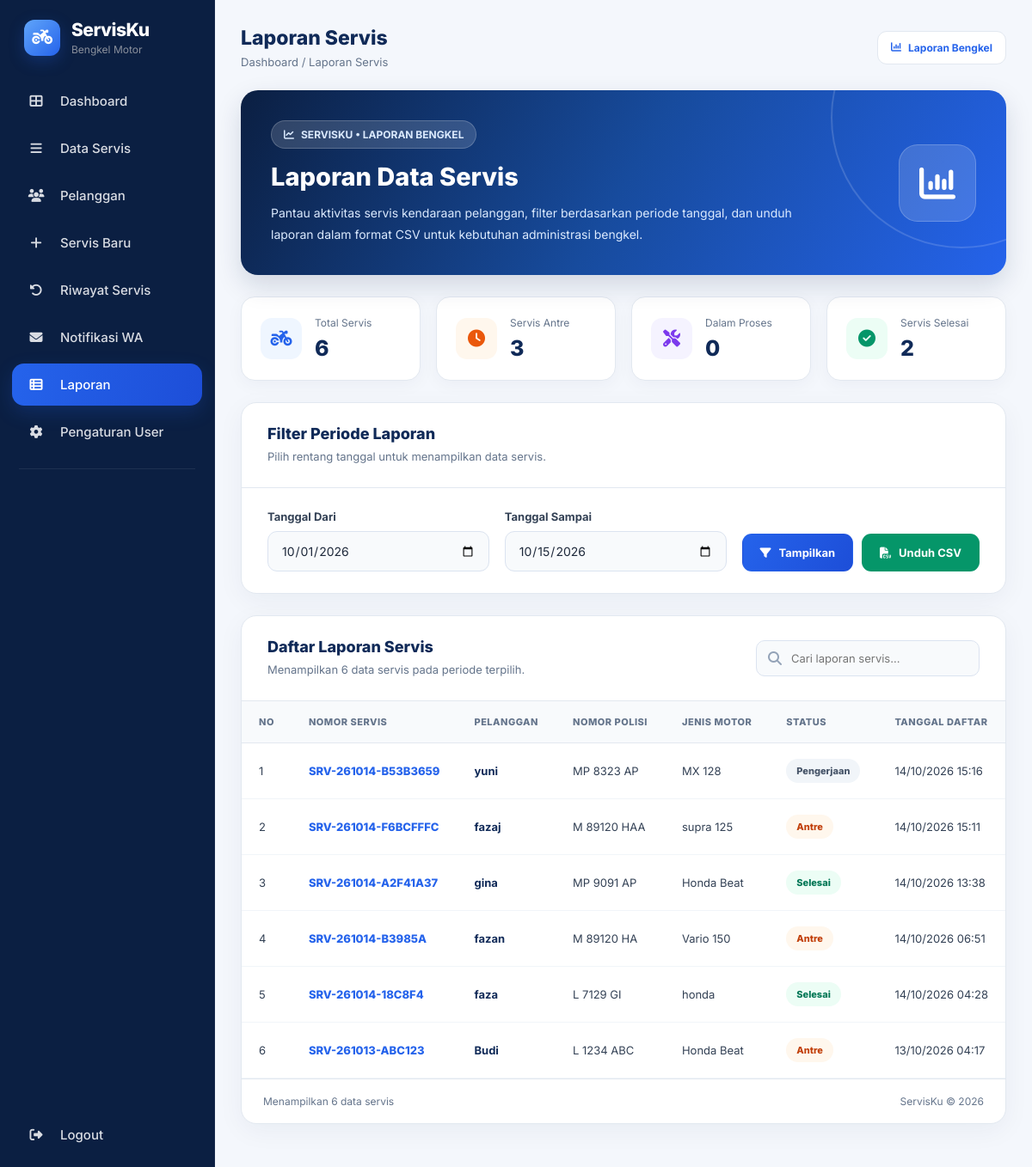
/laporan.php, run on an earlier commit of the app's database.
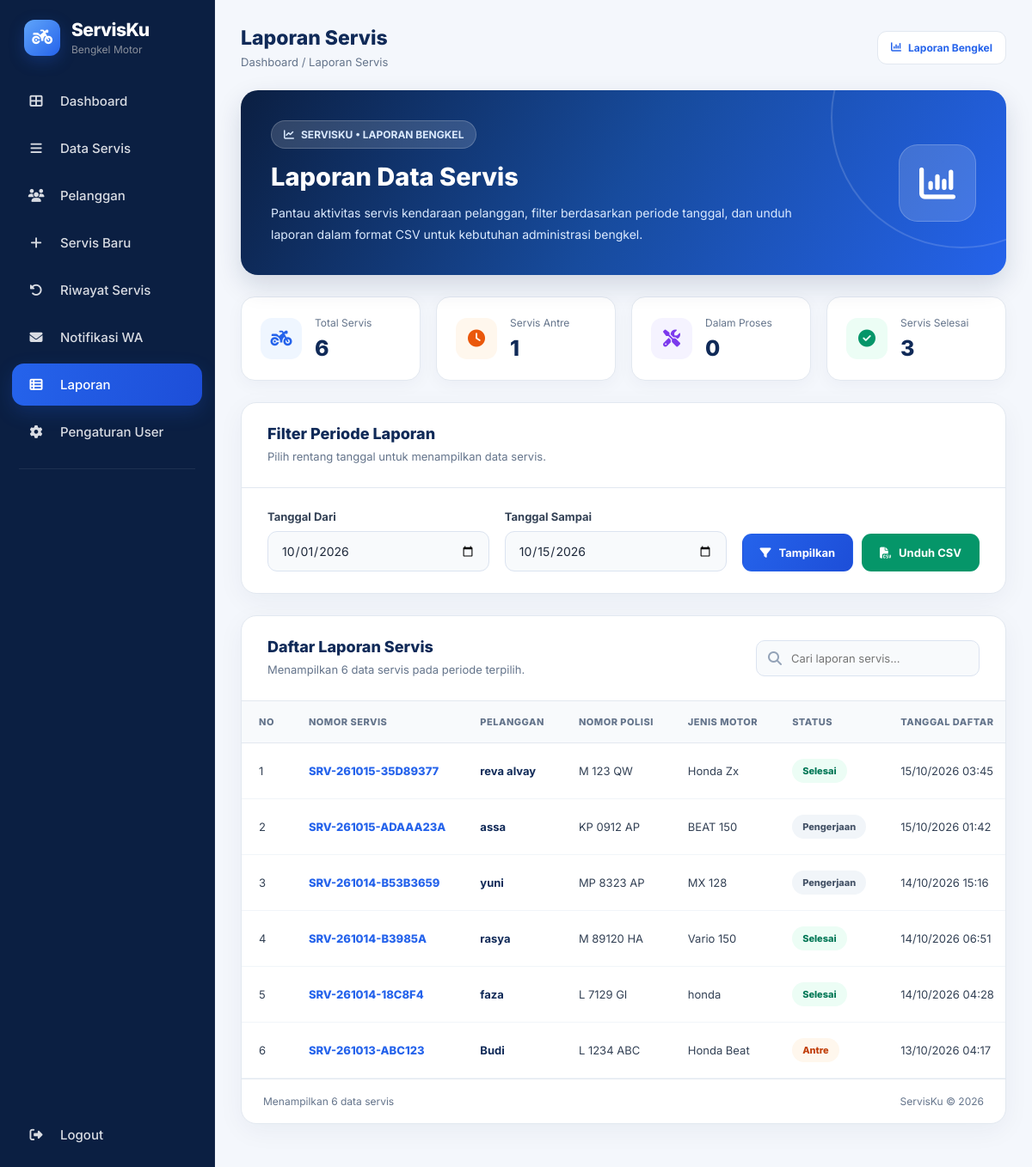
And on a later commit of the database.
### tables this page shows
CREATE TABLE `servis` (
  `id` int(11) NOT NULL,
  `nomor_servis` varchar(30) NOT NULL,
  `nama_pelanggan` varchar(100) NOT NULL,
  `telepon` varchar(20) NOT NULL,
  `nomor_polisi` varchar(20) NOT NULL,
  `jenis_motor` varchar(100) NOT NULL,
  `keluhan` text NOT NULL,
  `status` enum('Antre','Pengerjaan','Selesai') NOT NULL DEFAULT 'Antre',
  `estimasi_selesai` datetime DEFAULT NULL,
  `selesai_pada` datetime DEFAULT NULL,
  `catatan_petugas` text DEFAULT NULL,
  `alasan_keterlambatan` text DEFAULT NULL,
  `created_at` timestamp NOT NULL DEFAULT current_timestamp(),
  `updated_at` timestamp NOT NULL DEFAULT current_timestamp() ON UPDATE current_timestamp(),
  `id_pelanggan` int(11) DEFAULT NULL
);

### laporan.php (the view, shortened to what the rows shown need)
<?php
$fileKoneksi = [
    __DIR__ . '/includes/koneksi.php',
    __DIR__ . '/koneksi.php',
    __DIR__ . '/config.php',
    __DIR__ . '/config/koneksi.php'
];
$pdo = null;
$koneksiDitemukan = false;
foreach ($fileKoneksi as $file) {
    if (is_file($file)) {
        if (isset($pdo) && $pdo instanceof PDO) {
            $koneksiDitemukan = true;
            break;
        }
    }
}
if (!function_exists('lapEsc')) {
    function lapEsc($value)
    {
        return htmlspecialchars(
            (string) ($value ?? ''),
            ENT_QUOTES,
            'UTF-8'
        );
    }
}
$from = $_GET['dari'] ?? date('Y-m-01');
$to = $_GET['sampai'] ?? date('Y-m-d');
$errorTanggal = '';
$rows = [];
if ($koneksiDitemukan && $errorTanggal === '') {
    try {
        $sql = "
            SELECT
                nomor_servis,
                nama_pelanggan,
                telepon,
                nomor_polisi,
                jenis_motor,
                keluhan,
                status,
                estimasi_selesai,
                selesai_pada,
                created_at
            FROM servis
            WHERE created_at >= ?
              AND created_at < ?
            ORDER BY created_at DESC
        ";
        $tanggalSampaiEksklusif = (
            new DateTimeImmutable($to)
        )->modify('+1 day')->format('Y-m-d');
        $stmt = $pdo->prepare($sql);
        $stmt->execute([
            $from . ' 00:00:00',
            $tanggalSampaiEksklusif . ' 00:00:00'
        ]);
        $rows = $stmt->fetchAll(PDO::FETCH_ASSOC);
    } catch (PDOException $e) {
        $errorDatabase = 'Gagal mengambil laporan. Periksa koneksi dan struktur tabel servis.';
    }
}
function lapTanggal($tanggal)
{
    $timestamp = strtotime((string) $tanggal);
    return date('d/m/Y H:i', $timestamp);
}
function lapStatusClass($status)
{
    $status = strtolower(
        trim((string) $status)
    );
    switch ($status) {
        case 'antre':
            return 'status-antre';
        case 'selesai':
            return 'status-selesai';
        default:
            return 'status-default';
    }
}
?>
<!DOCTYPE html>
<html lang="id">
<head>
    <link
        rel="stylesheet"
        href="https://cdnjs.cloudflare.com/ajax/libs/font-awesome/6.5.2/css/all.min.css"
    >
</head>
<body>
    <?php
    require_once __DIR__ . '/includes/sidebar.php';
    ?>
    <main class="main-content">
        <div class="page-container">
            <div class="topbar">
                <div class="topbar-left">
                    <div>
                        <h2>Laporan Servis</h2>
                    </div>
                </div>
            </div>
            <div class="hero">
                <div class="hero-content">
                    <h1>Laporan Data Servis</h1>
                </div>
            </div>
            <section class="card">
                <?php if (empty($rows)): ?>
                    <div class="empty-state">
                        <i class="fa-solid fa-folder-open"></i>
                        <h3>Tidak Ada Data Servis</h3>
                        <p>
                            Belum ada data servis untuk periode
                            yang dipilih.
                        </p>
                    </div>
                <?php else: ?>
                    <div class="table-wrapper">
                        <table id="tabelLaporan">
                            <thead>
                                <tr>
                                    <th>No</th>
                                    <th>Nomor Servis</th>
                                    <th>Pelanggan</th>
                                    <th>Nomor Polisi</th>
                                    <th>Jenis Motor</th>
                                    <th>Status</th>
                                    <th>Tanggal Daftar</th>
                                </tr>
                            </thead>
                            <tbody>
                                <?php foreach ($rows as $index => $row): ?>
                                    <?php
                                    $status = $row['status'] ?? '-';
                                    $statusClass = lapStatusClass($status);
                                    ?>
                                    <tr class="laporan-row">
                                        <td>
                                            <?= $index + 1 ?>
                                        </td>
                                        <td>
                                            <span class="nomor-servis">
                                                <?= lapEsc($row['nomor_servis']) ?>
                                            </span>
                                        </td>
                                        <td>
                                            <span class="nama-pelanggan">
                                                <?= lapEsc($row['nama_pelanggan']) ?>
                                            </span>
                                        </td>
                                        <td>
                                            <?= lapEsc($row['nomor_polisi']) ?>
                                        </td>
                                        <td>
                                            <?= lapEsc($row['jenis_motor']) ?>
                                        </td>
                                        <td>
                                            <span class="status-badge <?= lapEsc($statusClass) ?>">
                                                <?= lapEsc($status) ?>
                                            </span>
                                        </td>
                                        <td>
                                            <?= lapEsc(lapTanggal($row['created_at'])) ?>
                                        </td>
                                    </tr>
                                <?php endforeach; ?>
                            </tbody>
                        </table>
                    </div>
                <?php endif; ?>
            </section>
        </div>
    </main>
</body>
</html>

What changed in the data, as far as the page shows it:
removed servis: nomor_servis "SRV-261014-F6BCFFFC", nama_pelanggan "fazaj", nomor_polisi "M 89120 HAA", jenis_motor "supra 125", status "Antre", created_at "14/10/2026 15:11", status "Antre" (drawn)
removed servis: nomor_servis "SRV-261014-A2F41A37", nama_pelanggan "gina", nomor_polisi "MP 9091 AP", jenis_motor "Honda Beat", status "Selesai", created_at "14/10/2026 13:38"
added servis: nomor_servis "SRV-261015-35D89377", nama_pelanggan "reva alvay", nomor_polisi "M 123 QW", jenis_motor "Honda Zx", status "Selesai", created_at "15/10/2026 03:45"
added servis: nomor_servis "SRV-261015-ADAAA23A", nama_pelanggan "assa", nomor_polisi "KP 0912 AP", jenis_motor "BEAT 150", status "Pengerjaan", created_at "15/10/2026 01:42", status "Pengerjaan" (drawn)
changed servis "SRV-261014-B3985A": nama_pelanggan "fazan" → "rasya"; status "Antre" → "Selesai"
Also different on the page:
$totalAntre: "3" → "1"
$totalSelesai: "2" → "3"
